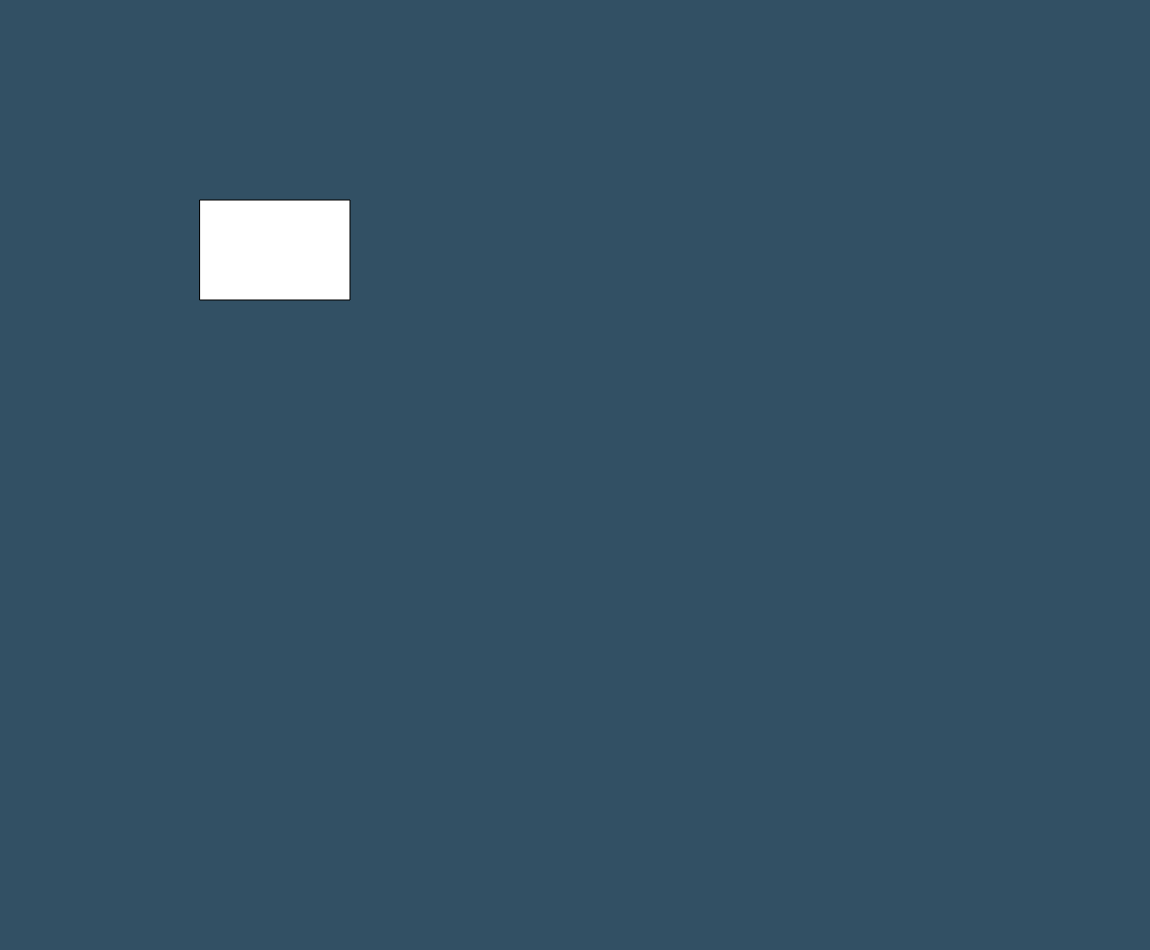
Frame 1 (no input)
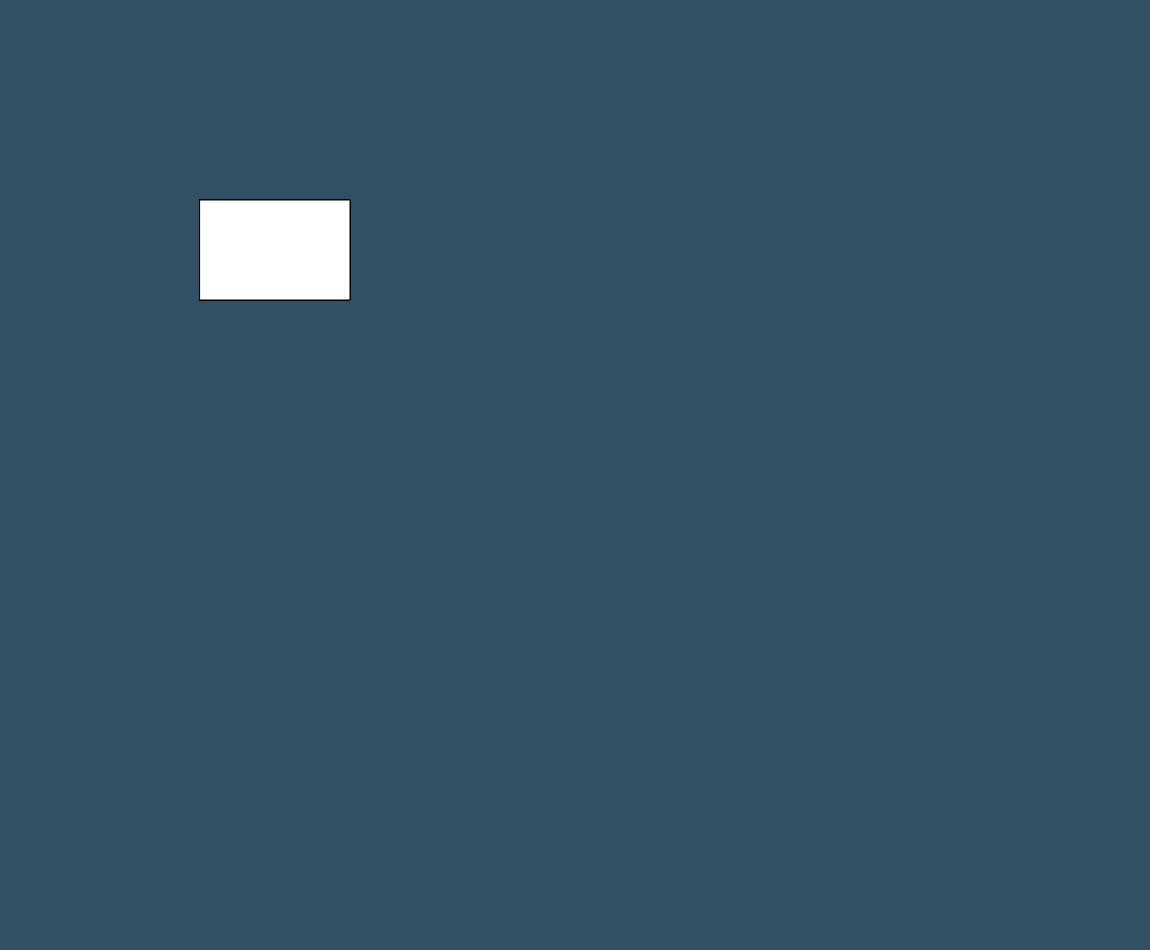
Frame 60 (no input)
Frame 120 (the mouse pressed at the canvas centre since frame 60): identical to frame 60, image omitted

The p5.js sketch that drew these frames (run headless with seeded random() and noise() and a simulated clock; from frame 60 on, the mouse is pressed at the canvas centre):

// p5.js sketch
// ── sketch.js
/** sketch.js ****************************************************************/

function setup() {
  bayprogrammer.p5.setupCanvas(50, 50, 80, 100);
}

function draw() {
  rect(200, 200, 150, 100);
}

// ── utils.js
/** utils.js *****************************************************************/

function ns(ns, obj, root) {
  root = findGlobal(root);

  var target;
  var parent = root;
  var segments = ns.split('.');

  for (var i = 0; i < segments.length; i++) {
    if (i == segments.length - 1) {
      target = segments[i];
    } else {
      parent[segments[i]] = parent[segments[i]] || {};
      parent = parent[segments[i]];
    }
  }

  parent[target] = obj;
}

function findGlobal(root) {
  if (!root) {
    if (window !== undefined) {
      root = window;
    } else if (global !== undefined) {
      root = global;
    } else {
      throw 'Unable to find global object!';
    }
  }

  return root;
}

ns('bayprogrammer.p5.setupCanvas', (function() {

  // TODO: make it possible to set canvas dimensions

  return function (margin, ...canvas_bg) {
    createCanvas(windowWidth - margin, windowHeight - margin);
    background(...canvas_bg);
  };

})());

/** utils.js (internal) ******************************************************/

ns('bayprogrammer.p5.setupCanvas', (function() {

  var _w;
  var _h;

  var _setupStyle = function(margin, canvas_bg) {
    background(...canvas_bg);

    var page_bg = [];
    page_bg[0] = canvas_bg[0] + 20;
    page_bg[1] = canvas_bg[1] + 20;
    page_bg[2] = canvas_bg[2] + 20;

    var canvasEle = document.getElementsByTagName('canvas')[0];
    canvasEle.style.display = 'block';
    canvasEle.style.padding = '0';
    canvasEle.style.margin = '0';
    canvasEle.style.marginLeft = 'auto';
    canvasEle.style.marginRight = 'auto';
    canvasEle.style.marginTop = `${margin/2}px`;

    var htmlEle = document.getElementsByTagName('html')[0];
    htmlEle.style.backgroundColor = (
      `rgb(${page_bg[0]}, ${page_bg[1]}, ${page_bg[2]})`);
    htmlEle.style.margin = '0';
    htmlEle.style.padding = '0';
    htmlEle.style.width = '100%';

    var bodyEle = document.getElementsByTagName('body')[0];
    bodyEle.style.margin = '0';
    bodyEle.style.padding = '0';
    bodyEle.style.width = '100%';
  };

  // TODO: make it possible to set canvas dimensions

  return function(margin, ...canvas_bg) {
    _w = () => windowWidth - margin;
    _h = () => windowHeight - margin;

    createCanvas(_w(), _h());
    _setupStyle(margin, canvas_bg);

    findGlobal().windowResized = () => {
      resizeCanvas(_w(), _h());
      _setupStyle(margin, canvas_bg);
    };
  };

})());
